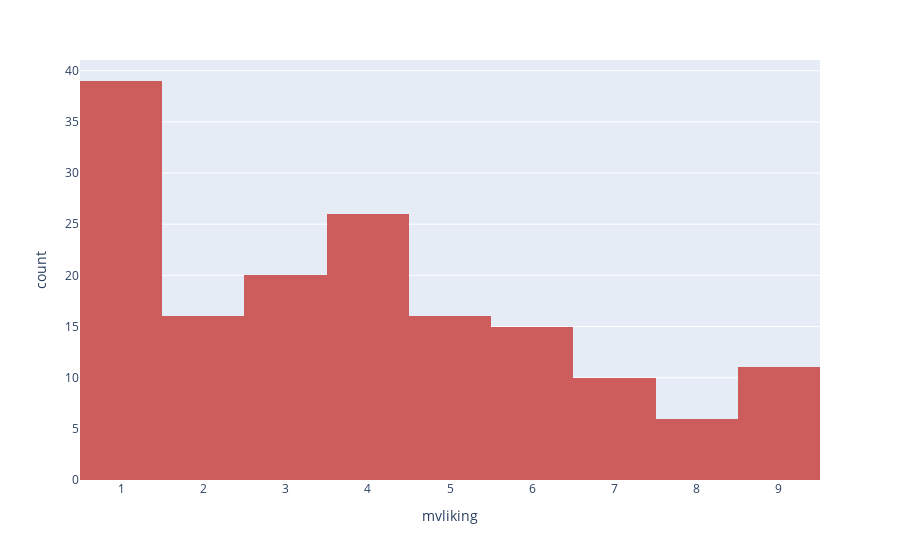

Notebook code for this chart:
### Code cell
# Now let's see the relationship between the response variable 'mvliking' and cluster 2
fig = px.histogram(data_frame=df_cluster2, x='mvliking', color_discrete_sequence=['indianred'])
fig.show()

### Figure 1 — Plotly figure (JSON) as saved in the notebook; plotly's stock layout.template omitted (floating-point values rounded to 4 significant figures; data arrays with more than 128 entries replaced by an {"elided": "..."} marker saying what was removed)
{"data": [{"alignmentgroup": "True", "bingroup": "x", "hovertemplate": "mvliking=%{x}<br>count=%{y}<extra></extra>", "legendgroup": "", "marker": {"color": "indianred", "pattern": {"shape": ""}}, "name": "", "offsetgroup": "", "orientation": "v", "showlegend": false, "type": "histogram", "x": {"elided": "159 int values"}, "xaxis": "x", "yaxis": "y"}], "layout": {"autosize": true, "barmode": "relative", "legend": {"tracegroupgap": 0}, "margin": {"t": 60}, "xaxis": {"anchor": "y", "autorange": true, "domain": [0, 1], "range": [0.5, 9.5], "title": {"text": "mvliking"}, "type": "linear"}, "yaxis": {"anchor": "x", "autorange": true, "domain": [0, 1], "range": [0, 41.05], "title": {"text": "count"}}}}
